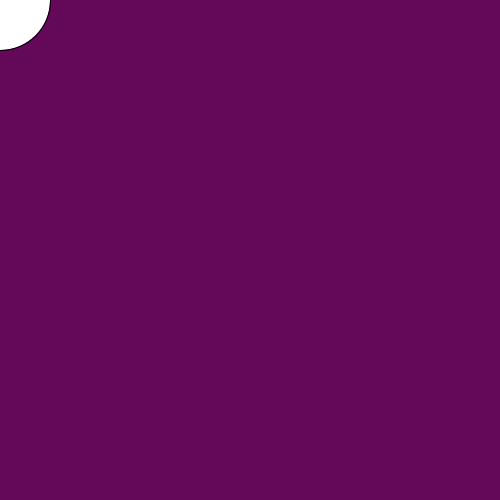
Frame 1 (no input)
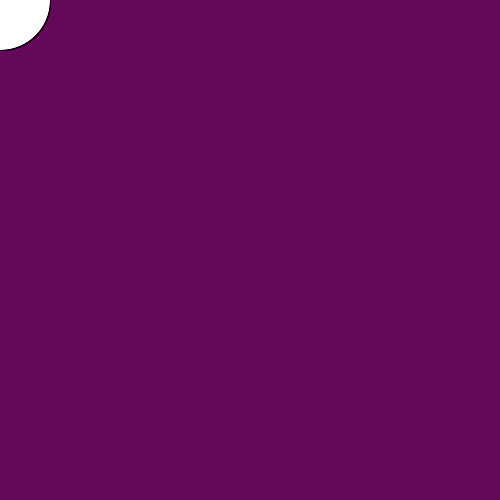
Frame 60 (the mouse pressed at the canvas centre just before this capture)
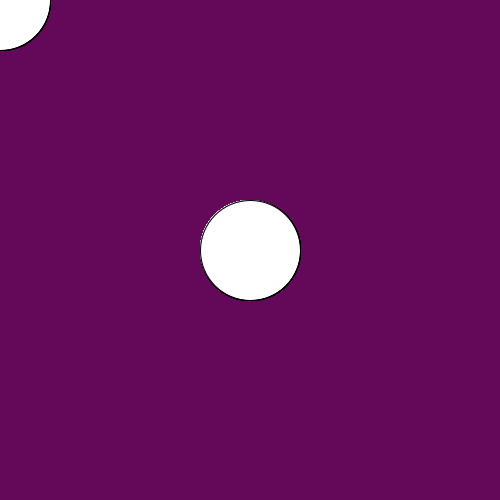
Frame 120 (the mouse held since frame 60 and released just before this capture)

The Processing sketch that drew these frames (run headless with seeded random() and noise(); from frame 60 on, the mouse is pressed at the canvas centre):

// Processing sketch: basicMouseX
// ── basicMouseX.pde

void setup(){
  background(100,8,90);
  size(500,500);
}

void draw(){
  ellipse(mouseX,mouseY,100,100);

}
